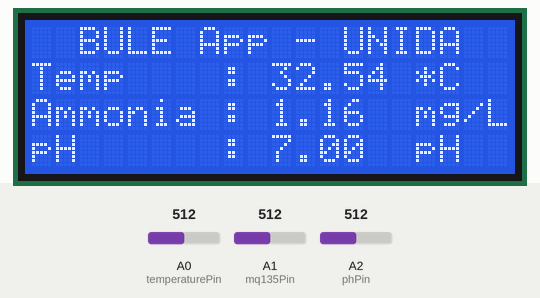
This sketch was run on a simulated Arduino Uno, built with avr-gcc and run on an emulated ATmega328P. On the bench: 20×4 character LCD. The inputs (shaded band) are chosen by the test bench; at power-on: A0 (temperaturePin) = 512, A1 (mq135Pin) = 512, A2 (phPin) = 512. What the sketch prints to the serial monitor is not drawn.

Above: at 5.6 s.
5.7 s: A0 (temperaturePin) set to 716
At 10.2 s:
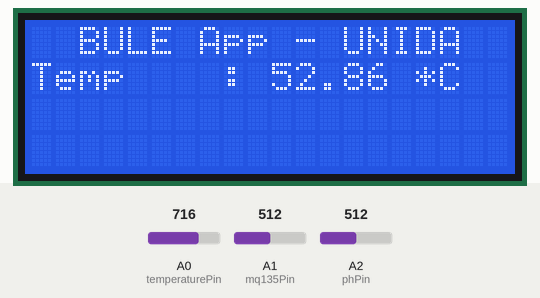
16.6 s: A1 (mq135Pin) set to 716
At 20.32 s:
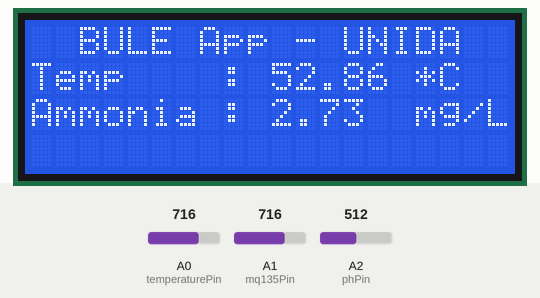
24.0 s: A2 (phPin) set to 716
At 25.8 s:
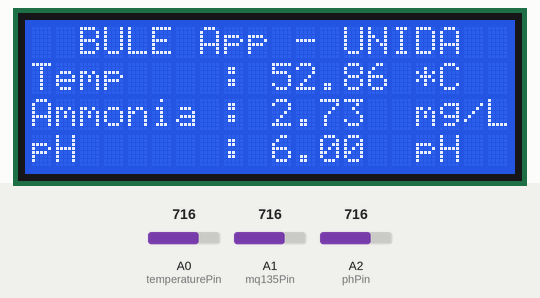
31.4 s: A0 (temperaturePin) set to 900
At 35.8 s:
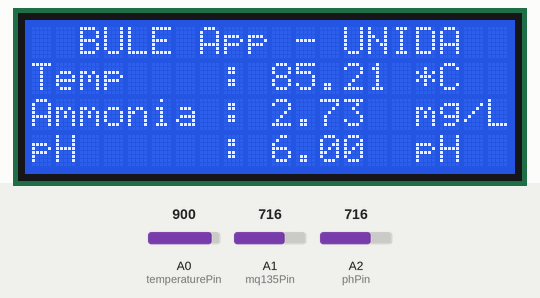
38.8 s: A1 (mq135Pin) set to 900
At 40.8 s:
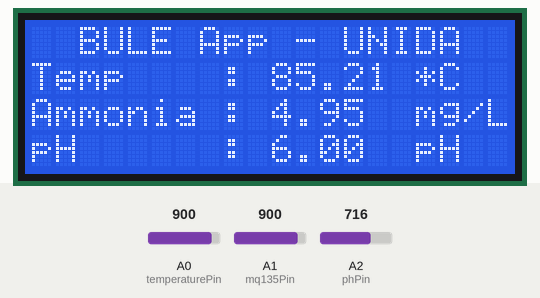
46.2 s: A2 (phPin) set to 900
At 50.8 s:
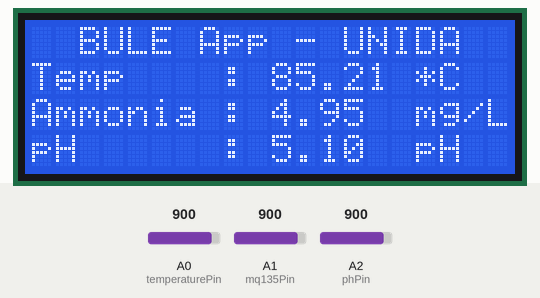
Timing chart, 0 to 52.3 s (numbered marks = the images above; inputs shaded):
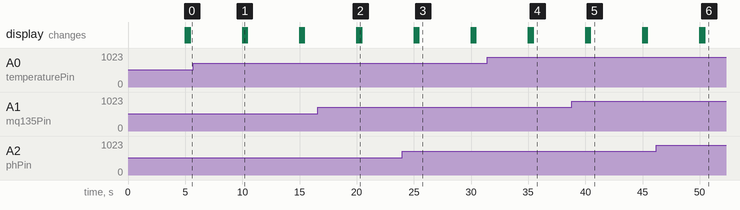

The sketch:

nano_pale-v2.ino
```cpp
#include <Wire.h>
// #include <LiquidCrystal_I2C.h>
#include <LiquidCrystal_PCF8574.h>

// Inisialisasi LCD dengan alamat I2C dan ukuran layar
LiquidCrystal_PCF8574 lcd(0x27);

// Definisi pin untuk sensor
const int mq135Pin = A1; // Pin untuk sensor MQ135
const int phPin = A2;    // Pin untuk sensor pH
const int temperaturePin = A0; // Pin untuk thermistor NTC 10k ohm

// Interval pembacaan sensor
unsigned long previousMillis = 0;
const long interval = 5000; // interval pembacaan sensor setiap 5 detik

// Parameter untuk thermistor
const float R1 = 10000.0;  // Nilai resistor pull-up 10k ohm
const float R25 = 10000.0; // Nilai thermistor pada 25°C 10k ohm
const float BETA = 3950.0; // Koefisien BETA untuk thermistor 10k ohm
const float VREF = 5.0;    // Tegangan referensi (biasanya 5V pada Arduino)
const float calibrationOffset = 7.5; // Offset kalibrasi suhu

void setup() {
  Serial.begin(115200);
  lcd.begin(20, 4);  // Inisialisasi LCD ukuran 20x4
  lcd.setBacklight(255);  // Menyalakan backlight
}

void loop() {
  unsigned long currentMillis = millis();

  if (currentMillis - previousMillis >= interval) {
    previousMillis = currentMillis;

    // Membaca nilai dari sensor
    float temperature = getTemperature(temperaturePin, 'C');
    float ammonia = bacaAmmonia(mq135Pin);
    float phValue = bacaPh(phPin);

    // Menampilkan hasil ke Serial Monitor
    Serial.print("T");
    Serial.println(temperature);
    Serial.print("A");
    Serial.println(ammonia);
    Serial.print("P");
    Serial.println(phValue);

    // Menampilkan hasil ke LCD
    updateLCD(temperature, ammonia, phValue);
  }
}

float getTemperature(uint8_t pin, char unit) {
  // Membaca nilai ADC
  int adc = analogRead(pin);

  // Menghitung tegangan dari ADC
  float voltage = adc * (VREF / 1023.0);

  // Menghitung resistansi thermistor
  float R2 = R1 * ((VREF / voltage) - 1.0);

  // Menangani kasus di mana R2 = 0 untuk menghindari perhitungan log yang tidak valid
  if (R2 <= 0) {
    return -999.0; // Nilai error jika resistansi thermistor tidak valid
  }

  // Menggunakan rumus BETA untuk perhitungan suhu
  float logR2 = log(R2 / R25);
  float T_kelvin = 1.0 / (1.0 / 298.15 + logR2 / BETA); // Kelvin
  float T_celsius = T_kelvin - 273.15; // Celsius

  // Mengaplikasikan kalibrasi
  T_celsius += calibrationOffset;

  // Menghitung suhu dalam Fahrenheit dan Kelvin
  float T_fahrenheit = (T_celsius * 9.0 / 5.0) + 32.0;

  if (unit == 'K') return T_kelvin;
  else if (unit == 'F') return T_fahrenheit;
  else return T_celsius;
}

float bacaAmmonia(int pin) {
  float VRL = analogRead(pin) * (3.3 / 10230);
  float RS = (3.3 / VRL - 1) * 10;
  float Ro = 28;
  float ratio = RS / Ro;
  float ppm = pow(10, ((log10(ratio) - 0.858) / -0.417));
  return ppm;
}

float bacaPh(int pin) {
  int adcPH = analogRead(pin);
  float voltage = adcPH * (5.0 / 1023.0);
  float pHValue = 7.0 - (voltage - 2.5);
  pHValue = constrain(pHValue, 0.0, 14.0);
  return pHValue;
}

void updateLCD(float temperature, float ammonia, float phValue) {
  lcd.clear();

  lcd.setCursor(0, 0);
  lcd.print("  BULE App - UNIDA  ");
  delay(100); // Tambahkan delay

  lcd.setCursor(0, 1);
  lcd.print("Temp    : ");
  lcd.print(temperature);
  lcd.setCursor(15, 1);
  lcd.print(" *C");
  delay(100); // Tambahkan delay

  lcd.setCursor(0, 2);
  lcd.print("Ammonia : ");
  lcd.print(ammonia);
  lcd.setCursor(15, 2);
  lcd.print(" mg/L");
  delay(100); // Tambahkan delay

  lcd.setCursor(0, 3);
  lcd.print("pH      : ");
  lcd.print(phValue);
  lcd.setCursor(15, 3);
  lcd.print(" pH");
  delay(100); // Tambahkan delay
}
```

Measured:
- what the display in image 3 shows lasts 4.6 s, from 25.4 s to 30.0 s
